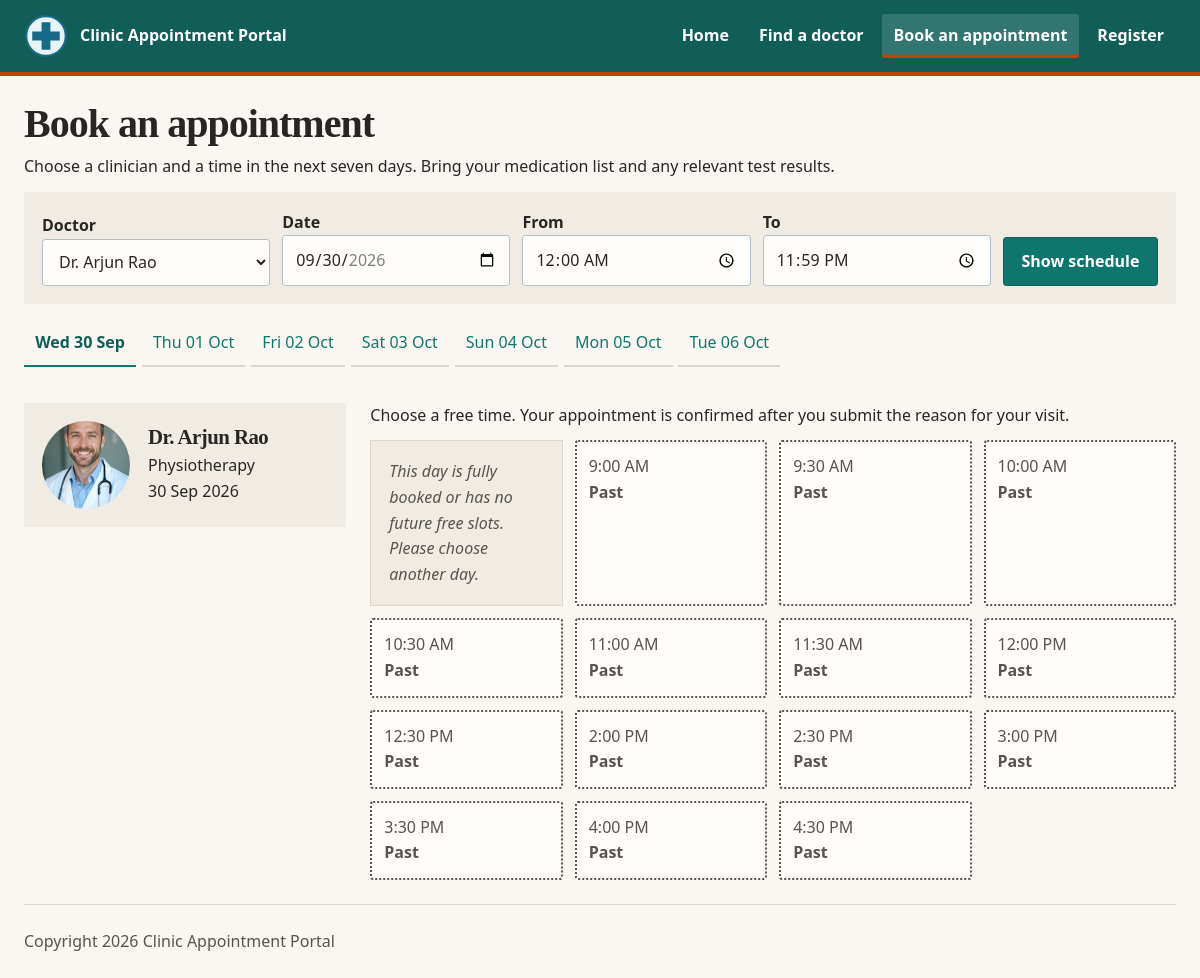
Page /clinic-base/book.php?doctor_id=5 on the committed database.
### tables this page shows
CREATE TABLE `doctor` (
  `DoctorID` INT NOT NULL AUTO_INCREMENT,
  `FullName` VARCHAR(100) NOT NULL,
  `User` VARCHAR(100) NOT NULL,
  `HashPass` VARCHAR(255) NOT NULL,
  `Email` VARCHAR(100) NOT NULL,
  `Specialty` VARCHAR(80) DEFAULT NULL,
  `Qualifications` VARCHAR(255) DEFAULT NULL,
  `Languages` VARCHAR(120) DEFAULT NULL,
  `WriteUp` MEDIUMTEXT DEFAULT NULL,
  `ImageURL` VARCHAR(255) DEFAULT NULL,
  PRIMARY KEY (`DoctorID`),
  UNIQUE KEY `uq_doctor_user` (`User`),
  UNIQUE KEY `uq_doctor_email` (`Email`)
);

CREATE TABLE `slots` (
  `slotID` INT NOT NULL AUTO_INCREMENT,
  `DoctorID` INT NOT NULL,
  `SlotDateTime` DATETIME NOT NULL,
  `CreatedAt` TIMESTAMP NOT NULL DEFAULT current_timestamp(),
  `Status` ENUM('Available','Booked','Blocked') NOT NULL DEFAULT 'Available',
  PRIMARY KEY (`slotID`),
  UNIQUE KEY `uq_slot` (`DoctorID`,`SlotDateTime`),
  KEY `idx_slot_lookup` (`DoctorID`,`SlotDateTime`,`Status`),
  CONSTRAINT `fk_slots_doctor` FOREIGN KEY (`DoctorID`) REFERENCES `doctor` (`DoctorID`) ON DELETE CASCADE ON UPDATE CASCADE
);

### clinic-base/lib/helpers.php (called while the page is built, shortened)
<?php
function e(mixed $s): string
{
    return htmlspecialchars($s ?? '', ENT_QUOTES, 'UTF-8');
}
function base_path(): string
{
    static $base = null;
    if ($base !== null) {
        return $base;
    }
    $base = '';
    $script = str_replace('\\', '/', (string) ($_SERVER['SCRIPT_NAME'] ?? ''));
    $file = realpath((string) ($_SERVER['SCRIPT_FILENAME'] ?? ''));
    $root = realpath(dirname(__DIR__));
    $inApp = str_replace('\\', '/', substr($file, strlen($root)));
    if ($inApp !== '' && strcasecmp(substr($script, -strlen($inApp)), $inApp) === 0) {
        $base = rtrim(substr($script, 0, -strlen($inApp)), '/');
    }
    return $base;
}
function url(string $path): string
{
    return base_path() . $path;
}
function app_request_uri(): string
{
    $uri = (string) ($_SERVER['REQUEST_URI'] ?? '/');
    $base = base_path();
    if ($base !== '' && strncasecmp($uri, $base, strlen($base)) === 0) {
        $uri = substr($uri, strlen($base));
    }
    return $uri === '' ? '/' : $uri;
}
function fmt_date(?string $value): string
{
    $timestamp = strtotime($value);
    return $timestamp === false ? '' : date('d M Y', $timestamp);
}
function fmt_time(?string $value): string
{
    $timestamp = strtotime($value);
    return $timestamp === false ? '' : date('g:i A', $timestamp);
}

### clinic-base/models/doctors.php (called while the page is built, shortened)
<?php
require_once dirname(__DIR__) . DIRECTORY_SEPARATOR . 'lib' . DIRECTORY_SEPARATOR . 'db.php';
function all_doctors(?string $specialty = null): array
{
    $sql = 'SELECT `DoctorID`, `FullName`, `Specialty`, `Qualifications`, `Languages`, `WriteUp`, `ImageURL`
                , (SELECT MIN(`SlotDateTime`)
                   FROM `slots`
                   WHERE `slots`.`DoctorID` = `doctor`.`DoctorID`
                     AND `slots`.`Status` = \'Available\'
                     AND `slots`.`SlotDateTime` >= NOW()) AS `NextAvailable`
            FROM `doctor`';
    $params = [];
    $sql .= ' ORDER BY `FullName`';
    return q_all($sql, $params);
}
function find_doctor(int $id): ?array
{
    return q_one(
        'SELECT `DoctorID`, `FullName`, `User`, `HashPass`, `Email`, `Specialty`,
                `Qualifications`, `Languages`, `WriteUp`, `ImageURL`
         FROM `doctor`
         WHERE `DoctorID` = :id
         LIMIT 1',
        ['id' => $id]
    );
}

### clinic-base/lib/db.php (called while the page is built, shortened)
<?php
function db(): PDO
{
    static $connection;
    if (!$connection instanceof PDO) {
        $dsn = 'mysql:host=' . DB_HOST
            . ';dbname=' . DB_NAME
            . ';charset=utf8mb4';
        $connection = new PDO($dsn, DB_USER, DB_PASS, [
            PDO::ATTR_ERRMODE => PDO::ERRMODE_EXCEPTION,
            PDO::ATTR_DEFAULT_FETCH_MODE => PDO::FETCH_ASSOC,
            PDO::ATTR_EMULATE_PREPARES => false,
            PDO::MYSQL_ATTR_INIT_COMMAND => "SET time_zone = '" . (new DateTimeImmutable())->format('P') . "'",
        ]);
    }
    return $connection;
}
function q(string $sql, array $params = []): PDOStatement
{
    $statement = db()->prepare($sql);
    $statement->execute($params);
    return $statement;
}
function q_one(string $sql, array $params = []): ?array
{
    $row = q($sql, $params)->fetch();
    return $row === false ? null : $row;
}
function q_all(string $sql, array $params = []): array
{
    return q($sql, $params)->fetchAll();
}

### clinic-base/models/slots.php (called while the page is built, shortened)
<?php
require_once dirname(__DIR__) . DIRECTORY_SEPARATOR . 'lib' . DIRECTORY_SEPARATOR . 'db.php';
function slot_select(): string
{
    return 'SELECT `slotID`, `DoctorID`, `SlotDateTime`, `CreatedAt`, `Status`,
                   DATE(`SlotDateTime`) AS `SlotDate`, TIME(`SlotDateTime`) AS `SlotTime`
            FROM `slots`';
}
function slots_for_day(int $doctorId, string $date, ?string $fromTime = null, ?string $toTime = null): array
{
    $sql = slot_select() . "
            WHERE `DoctorID` = :doctor_id
              AND DATE(`SlotDateTime`) = :slot_date";
    $params = ['doctor_id' => $doctorId, 'slot_date' => $date];
    if ($fromTime !== null) {
        $sql .= ' AND TIME(`SlotDateTime`) >= :from_time';
        $params['from_time'] = $fromTime;
    }
    if ($toTime !== null) {
        $sql .= ' AND TIME(`SlotDateTime`) <= :to_time';
        $params['to_time'] = $toTime;
    }
    return q_all($sql . " ORDER BY `SlotDateTime`", $params);
}

### clinic-base/book.php (the view, shortened to what this page needs)
<?php
require_once __DIR__ . DIRECTORY_SEPARATOR . 'lib' . DIRECTORY_SEPARATOR . 'helpers.php';
require_once __DIR__ . DIRECTORY_SEPARATOR . 'models' . DIRECTORY_SEPARATOR . 'doctors.php';
require_once __DIR__ . DIRECTORY_SEPARATOR . 'models' . DIRECTORY_SEPARATOR . 'slots.php';
$reschedule = null;
$rescheduleActor = 'patient';
$today = new DateTimeImmutable('today');
$lastBrowseDate = $today->modify('+' . (BROWSE_DAYS - 1) . ' days');
$doctorInput = $_GET['doctor'] ?? $_GET['doctor_id'] ?? '';
$doctorId = is_string($doctorInput) && ctype_digit($doctorInput) ? (int) $doctorInput : 0;
$doctor = $doctorId > 0 ? find_doctor($doctorId) : null;
$selectedDate = $today->format('Y-m-d');
$pastDateRequested = false;
$fromTime = isset($_GET['from']) && is_string($_GET['from']) ? $_GET['from'] : '00:00';
$toTime = isset($_GET['to']) && is_string($_GET['to']) ? $_GET['to'] : '23:59';
$doctors = all_doctors();
$slots = $doctorId > 0
    ? slots_for_day($doctorId, $selectedDate, $fromTime, $toTime)
    : [];
$now = new DateTimeImmutable();
$hasFreeSlot = false;
require __DIR__ . DIRECTORY_SEPARATOR . 'partials' . DIRECTORY_SEPARATOR . 'header.php';
require __DIR__ . DIRECTORY_SEPARATOR . 'partials' . DIRECTORY_SEPARATOR . 'nav.php';
?>
<main>
    <section class="page-intro booking-intro">
        <div class="page-intro-copy">
            <h1>Book an appointment</h1>
            <p>Choose a clinician and a time in the next seven days. Bring your medication list and any relevant test results.</p>
        </div>
    </section>
    <form class="booking-filters" method="get" action="<?= e(url('/book.php')) ?>">
        <p>
            <label for="doctor">Doctor</label>
            <select id="doctor" name="doctor">
<?php foreach ($doctors as $candidate): ?>
                <option value="<?= e((string) $candidate['DoctorID']) ?>"<?= e($doctorId === (int) $candidate['DoctorID'] ? ' selected' : '') ?>><?= e((string) $candidate['FullName']) ?></option>
<?php endforeach; ?>
            </select>
        </p>
        <p>
            <label for="date">Date</label>
            <input id="date" name="date" type="date" min="<?= e($today->format('Y-m-d')) ?>" max="<?= e($lastBrowseDate->format('Y-m-d')) ?>" value="<?= e($selectedDate) ?>" required>
        </p>
        <p>
            <label for="from">From</label>
            <input id="from" name="from" type="time" value="<?= e($fromTime) ?>" required>
        </p>
        <p>
            <label for="to">To</label>
            <input id="to" name="to" type="time" value="<?= e($toTime) ?>" required>
        </p>
        <button type="submit">Show schedule</button>
    </form>
    <nav class="day-tabs" aria-label="Choose a day">
<?php for ($offset = 0; $offset < BROWSE_DAYS; $offset++):
    $day = $today->modify('+' . $offset . ' days');
    $dayQuery = http_build_query(['doctor' => $doctorId, 'date' => $day->format('Y-m-d'), 'from' => $fromTime, 'to' => $toTime]);
?>
        <a class="day-tab<?= e($selectedDate === $day->format('Y-m-d') ? ' selected' : '') ?>" href="<?= e(url('/book.php?' . $dayQuery)) ?>"><?= e($day->format('D d M')) ?></a>
<?php endfor; ?>
    </nav>
<?php if ($doctor === null): ?>
    <p class="empty-state">Choose a doctor to view their schedule.</p>
<?php else: ?>
    <section class="booking-results" aria-label="Doctor schedule">
        <aside class="booking-doctor">
            <img src="<?= e(url(!empty($doctor['ImageURL']) ? '/' . ltrim((string) $doctor['ImageURL'], '/') : '/assets/img/General_Practice_in_Action.jpg')) ?>" width="112" height="112" loading="eager" decoding="async" alt="Portrait of <?= e((string) $doctor['FullName']) ?>">
            <div><h2><?= e((string) $doctor['FullName']) ?></h2><p><?= e((string) $doctor['Specialty']) ?></p><p><?= e(fmt_date($selectedDate)) ?></p></div>
        </aside>
        <div class="booking-slots">
    <p>Choose a free time. Your appointment is confirmed after you submit the reason for your visit.</p>
    <div class="schedule-grid" aria-label="Appointment schedule">
<?php if ($slots === []): ?>
        <p class="empty-state"><?= e($pastDateRequested ? 'Past dates cannot be booked.' : $doctor['FullName'] . ' is not available on this date.') ?></p>
<?php else: ?>
<?php if (!$hasFreeSlot): ?>
        <p class="empty-state">This day is fully booked or has no future free slots. Please choose another day.</p>
<?php endif; ?>
<?php foreach ($slots as $slot):
    $slotDateTime = new DateTimeImmutable((string) $slot['SlotDateTime']);
    $isPast = $slotDateTime <= $now;
    $status = (string) ($slot['Status'] ?? 'Blocked');
    $stateClass = match ($status) {
        'Booked' => 'taken',
        'Blocked' => 'blocked',
        default => $isPast ? 'past' : 'free',
    };
?>
        <div class="slot <?= e($stateClass) ?>">
            <span class="slot-time"><?= e(fmt_time((string) $slot['SlotDateTime'])) ?></span>
<?php if ($stateClass === 'free'): ?>
            <details class="slot-booking"><summary>Select time</summary>
            <form method="post" action="<?= e(url($reschedule === null ? '/actions/book.php' : '/actions/appointment.php')) ?>">
                <?= csrf_field() ?>
                <input type="hidden" name="slot_id" value="<?= e((string) $slot['slotID']) ?>">
                <input type="hidden" name="doctor" value="<?= e((string) $doctorId) ?>">
                <input type="hidden" name="date" value="<?= e($selectedDate) ?>">
                <input type="hidden" name="from" value="<?= e($fromTime) ?>">
                <input type="hidden" name="to" value="<?= e($toTime) ?>">
<?php if ($reschedule !== null): ?>
                <input type="hidden" name="appointment_id" value="<?= e((string) $reschedule['appointmentID']) ?>">
                <input type="hidden" name="reschedule" value="1">
                <input type="hidden" name="actor" value="<?= e($rescheduleActor) ?>">
<?php endif; ?>
                <p>Confirm this appointment with <?= e((string) $doctor['FullName']) ?> on <?= e(fmt_date($selectedDate)) ?> at <?= e(fmt_time((string) $slot['SlotDateTime'])) ?>.</p>
                <label for="reason-<?= e((string) $slot['slotID']) ?>">Reason for visit</label>
                <input id="reason-<?= e((string) $slot['slotID']) ?>" name="reason" type="text" maxlength="255" required>
                <button type="submit"><?= e($reschedule === null ? 'Confirm booking' : 'Confirm reschedule') ?></button>
            </form>
            </details>
<?php else: ?>
            <span class="slot-state"><?= e($stateClass === 'taken' ? 'Booked' : ($stateClass === 'blocked' ? 'Unavailable' : 'Past')) ?></span>
<?php endif; ?>
        </div>
<?php endforeach; ?>
<?php endif; ?>
    </div>
        </div>
    </section>
<?php endif; ?>
</main>
<?php
require __DIR__ . DIRECTORY_SEPARATOR . 'partials' . DIRECTORY_SEPARATOR . 'footer.php';

### clinic-base/assets/tokens.css (style rules this page uses)
:root { --c-ink: #292524; --c-muted: #57534e; --c-paper: #fffdf9; --c-surface: #faf7f2; --c-surface-band: #f1ece3; --c-surface-tile: #fffefa; --c-line: #ded6ca; --c-primary: #0f766e; --c-primary-dark: #115e59; --c-accent: #c2410c; --c-success: #166534; --c-danger: #b91c1c; --shadow-doctor-tile: 0 0.35rem 1rem rgba(41, 37, 36, 0.10); --radius-control: 0.2rem; --radius-tile: 0.45rem; --radius-section: 0; }

### rows in the picture
doctor: ImageURL (picture), FullName "Dr. Arjun Rao", Specialty "Physiotherapy"
slots: SlotDateTime "9:00 AM", Status+SlotDateTime "Past"
slots: SlotDateTime "9:30 AM", Status+SlotDateTime "Past"
slots: SlotDateTime "10:00 AM", Status+SlotDateTime "Past"
slots: SlotDateTime "10:30 AM", Status+SlotDateTime "Past"
slots: SlotDateTime "11:00 AM", Status+SlotDateTime "Past"
slots: SlotDateTime "11:30 AM", Status+SlotDateTime "Past"
slots: SlotDateTime "12:00 PM", Status+SlotDateTime "Past"
slots: SlotDateTime "12:30 PM", Status+SlotDateTime "Past"
slots: SlotDateTime "2:00 PM", Status+SlotDateTime "Past"
slots: SlotDateTime "2:30 PM", Status+SlotDateTime "Past"
slots: SlotDateTime "3:00 PM", Status+SlotDateTime "Past"
slots: SlotDateTime "3:30 PM", Status+SlotDateTime "Past"
slots: SlotDateTime "4:00 PM", Status+SlotDateTime "Past"
slots: SlotDateTime "4:30 PM", Status+SlotDateTime "Past"

### other values in the picture
$link['label'] "Home"
$link['label'] "Find a doctor"
$link['label'] "Book an appointment"
$link['label'] "Register"
$day->format('D d M') "Wed 30 Sep"
$day->format('D d M') "Thu 01 Oct"
$day->format('D d M') "Fri 02 Oct"
$day->format('D d M') "Sat 03 Oct"
$day->format('D d M') "Sun 04 Oct"
$day->format('D d M') "Mon 05 Oct"
$day->format('D d M') "Tue 06 Oct"
fmt_date($selectedDate) "30 Sep 2026"
form field doctor "Dr. Arjun Rao"
